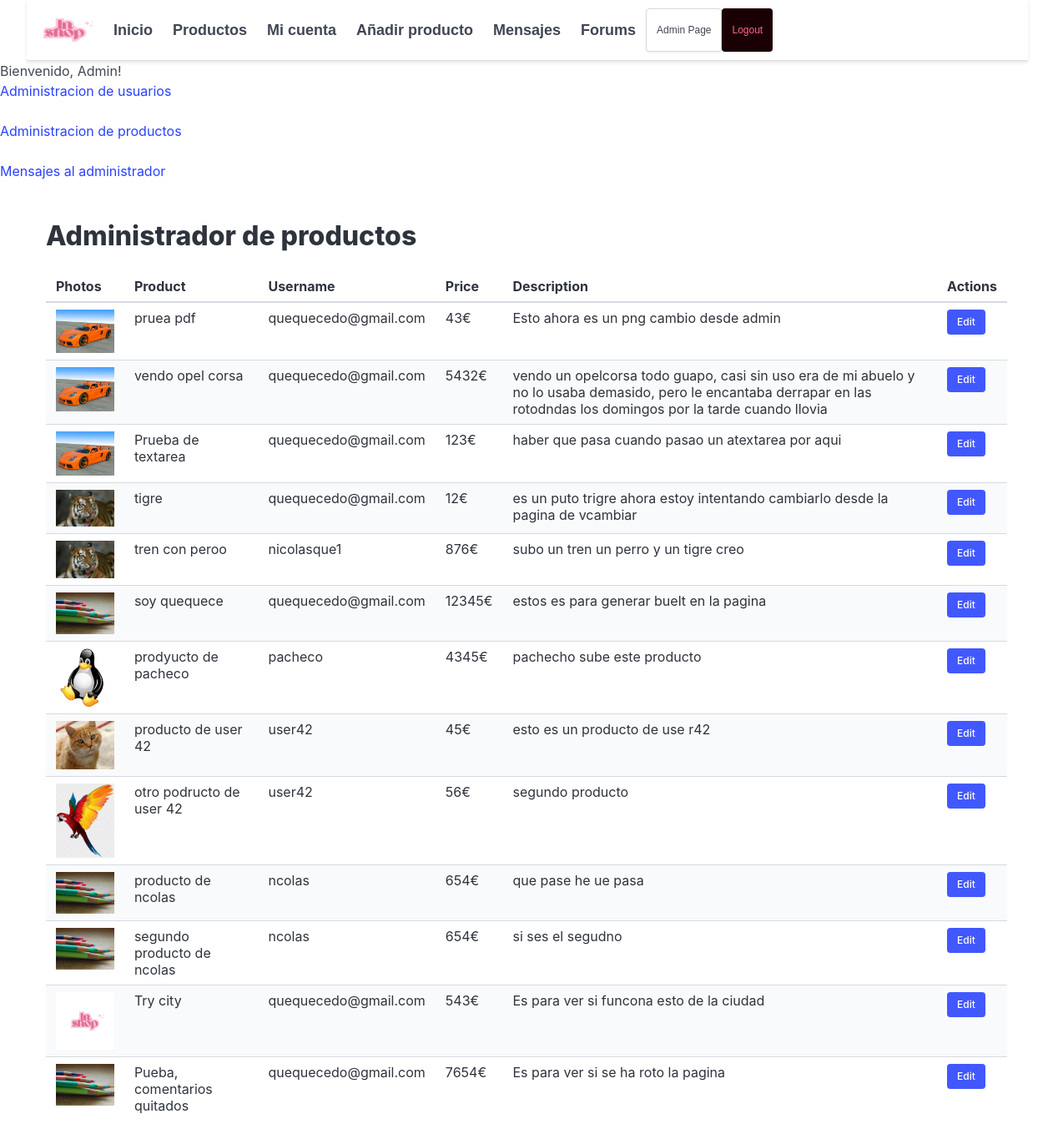
Page /php/admin/product_admin.php (signed in) on the committed database.
### tables this page shows
CREATE TABLE `product` (
  `product_id` int(9) NOT NULL,
  `product_name` varchar(30) NOT NULL,
  `price` float NOT NULL DEFAULT 0,
  `user_id` int(11) NOT NULL,
  `photo` text DEFAULT NULL,
  `description` text DEFAULT NULL,
  `city` varchar(30) DEFAULT NULL,
  `user_name` varchar(50) NOT NULL,
  `upload_date` date NOT NULL DEFAULT current_timestamp()
);

CREATE TABLE `user` (
  `user_id` int(9) NOT NULL,
  `username` varchar(30) NOT NULL,
  `name` varchar(30) NOT NULL,
  `surname` varchar(30) NOT NULL,
  `email` varchar(50) NOT NULL,
  `password` varchar(30) NOT NULL,
  `admin` tinyint(1) NOT NULL DEFAULT 0,
  `Register_date` date NOT NULL DEFAULT current_timestamp()
);

### php/admin/product_admin.php (the view, shortened to what this page needs)
<link rel="stylesheet" href="../../css/navbar.css">
<?php
include 'admin_header.php';
function ft_get_products()
{
    $connexion = ft_create_conexion();
    $sql = "SELECT * FROM product";
    $result = $connexion->query($sql);
    $products = [];
    if ($result->num_rows > 0)
    {
        while ($row = $result->fetch_assoc())
        {
            $products[] = $row;
        }
    }
    return $products;
}
function ft_get_product_owner($user_id)
{
    $connexion = ft_create_conexion();
    $sql = "SELECT username FROM user WHERE user_id = ?";
    $stmt = $connexion->prepare($sql);
    $stmt->bind_param("i", $user_id);
    $stmt->execute();
    $result = $stmt->get_result();
    $row = $result->fetch_assoc();
    return $row ? $row['username'] : NULL;
}
function ft_get_photos($photo_folder)
{
    $photos = [];
    $folder_path = $_SERVER['DOCUMENT_ROOT'] . "/tfg_shop/images/products/" . $photo_folder;
    if (file_exists($folder_path))
    {
        $files = scandir($folder_path);
        foreach ($files as $file)
        {
            if ($file != '.' && $file != '..')
            {
                $photos[] = $file;
            }
        }
    }
    return $photos;
}
function ft_get_photo_folder($product_id)
{
    $connexion = ft_create_conexion();
    $sql = "SELECT photo FROM product WHERE product_id = ?";
    $stmt = $connexion->prepare($sql);
    $stmt->bind_param("i", $product_id);
    $stmt->execute();
    $result = $stmt->get_result();
    $row = $result->fetch_assoc();
    $photo_folder = $row ? $row['photo'] : NULL;
    return $photo_folder;
}
function ft_print_photo($photo_folder)
{
    $photos = ft_get_photos($photo_folder);
    echo "<div class='image-gallery' id='product-{$photo_folder}'>";
    if (!empty($photos))
    {
        echo "<img src='/tfg_shop/images/products/{$photo_folder}/{$photos[0]}' width='100px'>";
    }
    echo "</div>";
}
?>
<!DOCTYPE html>
<html>
<head>
</head>
<body>
    <section class="section">
        <div class="container">
            <h1 class="title">Administrador de productos</h1>
            <table class="table is-fullwidth is-striped">
                <thead>
                    <tr>
                        <th>Photos</th>
                        <th>Product</th>
                        <th>Username</th>
                        <th>Price</th>
                        <th>Description</th>
                        <th>Actions</th>
                    </tr>
                </thead>
                <tbody>
                    <?php
                    $products = ft_get_products();
                    foreach ($products as $product): ?>
                        <tr>
                        <td><?php ft_print_photo(ft_get_photo_folder($product['product_id'])) ?></td>
                            <td><?php echo $product['product_name']; ?></td>
                            <td><?php echo ft_get_product_owner($product['user_id']); ?></td>
                            <td><?php echo $product['price']; ?>€</td>
                            <td><?php echo $product['description']; ?></td>
                            <td><a class="button is-small is-link"
                                    href="../user_acount/edit_product.php?product_id=<?php echo $product['product_id']; ?>">Edit</a></td>
                        </tr>
                    <?php endforeach; ?>
                </tbody>
            </table>
        </div>
    </section>
</body>
</html>

### php/admin/product_admin.php (style rules this page uses)
table { border-collapse: collapse; width: 100%; }
th, td { border: 1px solid black; padding: 8px; text-align: left; }

### rows in the picture
product: photo (picture), product_name "pruea pdf", user.username "quequecedo@gmail.com", price "43", description "Esto ahora es un png cambio desde admin"
product: photo (picture), product_name "vendo opel corsa", user.username "quequecedo@gmail.com", price "5432", description "vendo un opelcorsa todo guapo, casi sin uso era de mi abuelo y no lo usaba demasido, pero le encantaba derrapar en las rotodndas los domingos por la tarde cuando llovia"
product: photo (picture), product_name "Prueba de textarea", user.username "quequecedo@gmail.com", price "123", description "haber que pasa cuando pasao un atextarea por aqui"
product: photo (picture), product_name "tigre", user.username "quequecedo@gmail.com", price "12", description "es un puto trigre ahora estoy intentando cambiarlo desde la pagina de vcambiar"
product: photo (picture), product_name "tren con peroo", user.username "nicolasque1", price "876", description "subo un tren un perro y un tigre creo"
product: photo (picture), product_name "soy quequece", user.username "quequecedo@gmail.com", price "12345", description "estos es para generar buelt en la pagina"
product: photo (picture), product_name "prodyucto de pacheco", user.username "pacheco", price "4345", description "pachecho sube este producto"
product: photo (picture), product_name "producto de user 42", user.username "user42", price "45", description "esto es un producto de use r42"
product: photo (picture), product_name "otro podructo de user 42", user.username "user42", price "56", description "segundo producto"
product: photo (picture), product_name "producto de ncolas", user.username "ncolas", price "654", description "que pase he ue pasa"
product: photo (picture), product_name "segundo producto de ncolas", user.username "ncolas", price "654", description "si ses el segudno"
product: photo (picture), product_name "Try city", user.username "quequecedo@gmail.com", price "543", description "Es para ver si funcona esto de la ciudad"
product: photo (picture), product_name "Pueba, comentarios quitados", user.username "quequecedo@gmail.com", price "7654", description "Es para ver si se ha roto la pagina"
